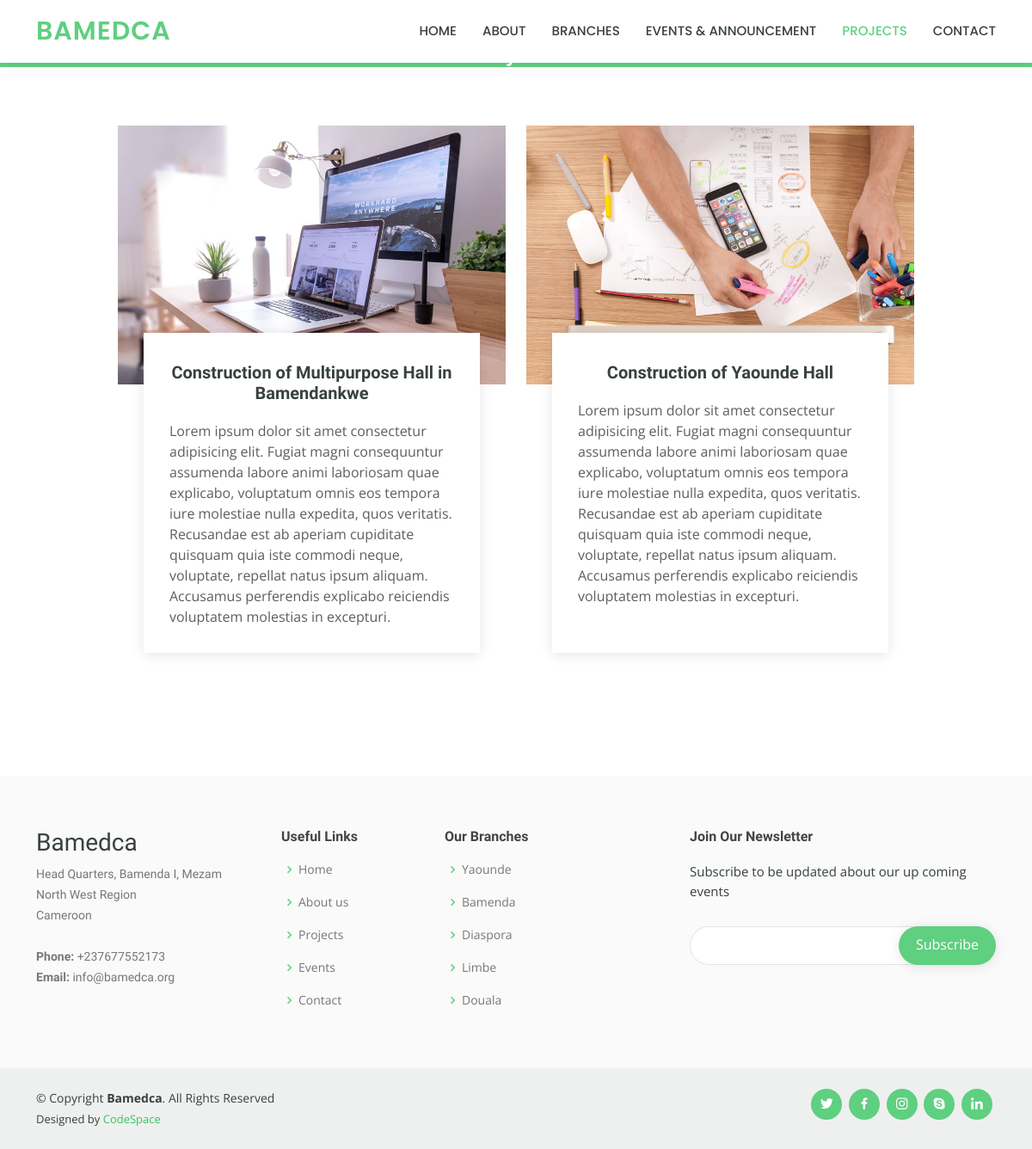
The app's page /projects/, older data.
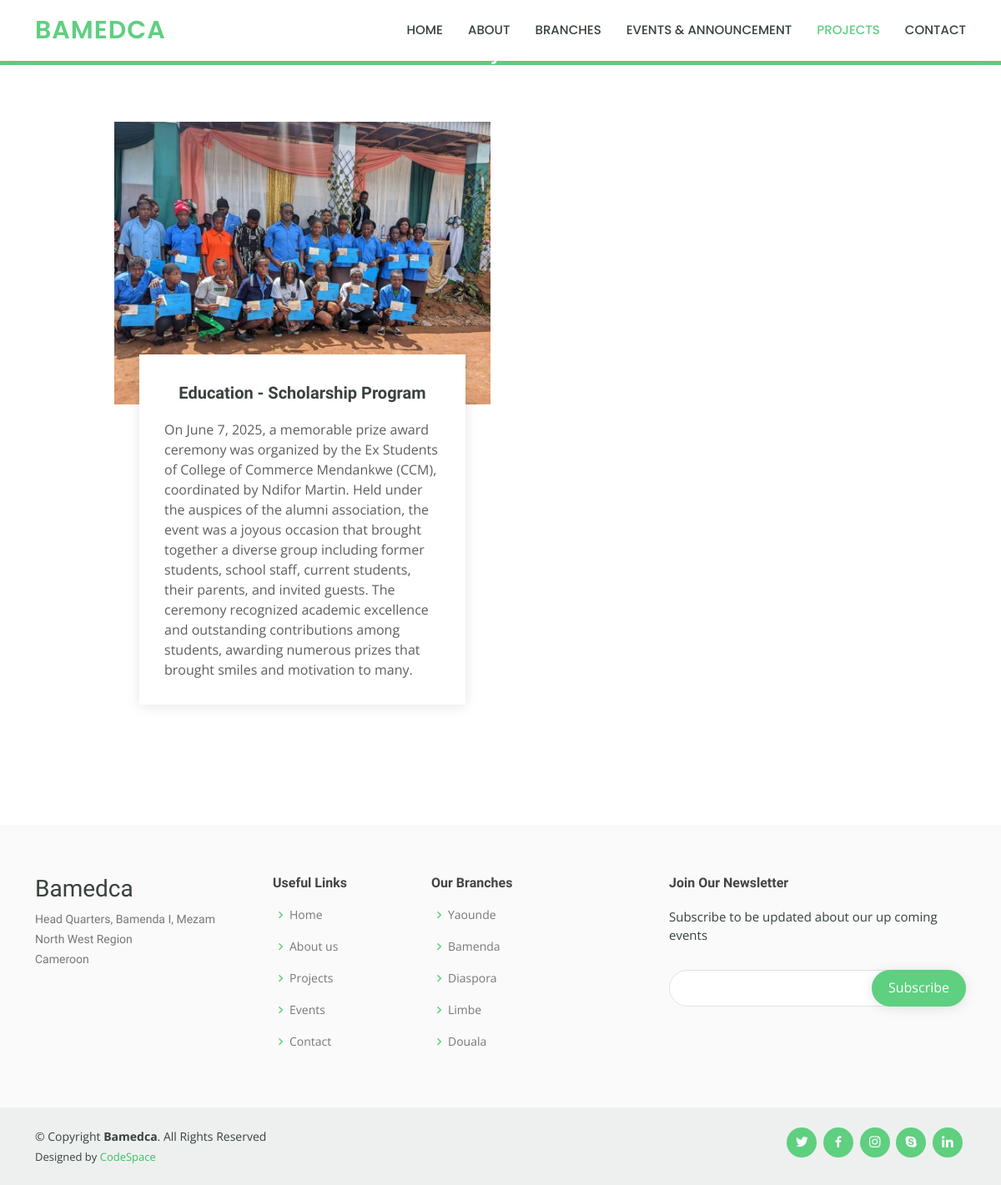
The same page, newer data.
### bamedcacontent/models.py (models this page shows, shortened)
class ProjectModel(models.Model):
    title = models.CharField(max_length=100)
    description = models.TextField(max_length=1000)
    paragraph1 = models.TextField(max_length=1000)
    paragraph2 = models.TextField(max_length=1000)
    paragraph3 = models.TextField(max_length=1000)
    image = models.ImageField(upload_to='projects')

class ContactModel(models.Model):
    phone = models.CharField(max_length=100, default='')
    email = models.CharField(max_length=100, default='')

### bamedcacontent/views.py (the view)
# urls.py: path('projects/', views.projects, name='projects'),
def projects(request):
    projects = ProjectModel.objects.all()
    contact=ContactModel.objects.all()
    context={
        'contact':contact,
        'projects':projects
    }
    return render(request, 'projects.html',context=context)

### templates/projects.html (shortened to what this page needs)
{% extends 'base.html' %}
{% load static %}
{% block content %}
<body>
  <header id="header" class="fixed-top">
    <div class="container d-flex align-items-center">
      <h1 class="logo me-auto"><a href="{% url 'home' %}">BAMEDCA</a></h1>
      <nav id="navbar" class="navbar order-last order-lg-0">
        <ul>
          <li><a href="{% url 'home' %}">Home</a></li>
          <li><a href="{% url 'about' %}">About</a></li>
          <li><a href="{% url 'branch' %}">Branches</a></li>
          <li><a href="{% url 'events' %}">Events & Announcement</a></li>
          <li><a class="active" href="{% url 'projects' %}">Projects</a></li>
          <li><a href="{% url 'contact' %}">Contact</a></li>
        </ul>
      </nav>
    </div>
  </header>
  <main id="main">
    <div class="breadcrumbs" data-aos="fade-in">
      <div class="container">
        <h2>Projects</h2>
      </div>
    </div>
<section id="projects" class="projects">
  <div class="container" data-aos="fade-up">
    <div class="row justify-content-center">
      <div class="col-md-10">
        <div class="row">
          {% for projects in projects %}
          <div class="col-md-6 d-flex align-items-stretch mb-4">
            <div class="card w-100">
              <div class="card-img">
                <img src="{{ projects.image.url }}" alt="..." class="img-fluid">
              </div>
              <div class="card-body">
                <h5 class="card-title">
                  <a href="{% url 'project-details' ID=projects.id %}">
                    {{ projects.title }}
                  </a>
                </h5>
                <p class="card-text">{{ projects.description }}</p>
              </div>
            </div>
          </div>
          {% endfor %}
        </div>
      </div>
    </div>
  </div>
</section>
  </main>
  {% endblock content %}

### templates/base.html (shortened to what this page needs)
{% load static %}
<!DOCTYPE html>
<html lang="en">
<head>
  <link href="{% static 'assets/vendor/animate.css/animate.min.css' %}" rel="stylesheet">
  <link href="{% static 'assets/vendor/aos/aos.css' %}" rel="stylesheet">
  <link href="{% static 'assets/vendor/bootstrap/css/bootstrap.min.css' %}" rel="stylesheet">
  <link href="{% static 'assets/vendor/bootstrap-icons/bootstrap-icons.css' %}" rel="stylesheet">
  <link href="{% static 'assets/vendor/boxicons/css/boxicons.min.css' %}" rel="stylesheet">
  <link href="{% static 'assets/vendor/remixicon/remixicon.css' %}" rel="stylesheet">
  <link href="{% static 'assets/vendor/swiper/swiper-bundle.min.css' %}" rel="stylesheet">
  <link href="{% static 'assets/css/style.css' %}" rel="stylesheet">
</head>
{% block content %}
{% endblock content %}
  <footer id="footer">
    <div class="footer-top">
      <div class="container">
        <div class="row">
          <div class="col-lg-3 col-md-6 footer-contact">
            <h3>Bamedca</h3>
            <p>
              Head Quarters, Bamenda I, Mezam <br>
              North West Region<br>
              Cameroon <br><br>
              {% for contact in contact %}
              <strong>Phone:</strong> {{contact.phone}}<br>
              <strong>Email:</strong> {{contact.email}}<br>
              {% endfor %}
            </p>
          </div>
          <div class="col-lg-2 col-md-6 footer-links">
            <h4>Useful Links</h4>
            <ul>
              <li><i class="bx bx-chevron-right"></i> <a href="{% url 'home' %}">Home</a></li>
              <li><i class="bx bx-chevron-right"></i> <a href="{% url 'about'  %}">About us</a></li>
              <li><i class="bx bx-chevron-right"></i> <a href="{% url 'projects'  %}">Projects</a></li>
              <li><i class="bx bx-chevron-right"></i> <a href="{% url 'events' %}">Events</a></li>
              <li><i class="bx bx-chevron-right"></i> <a href="{% url 'contact' %}">Contact</a></li>
            </ul>
          </div>
          <div class="col-lg-3 col-md-6 footer-links">
            <h4>Our Branches</h4>
            <ul>
              <li><i class="bx bx-chevron-right"></i> <a href="#">Yaounde</a></li>
              <li><i class="bx bx-chevron-right"></i> <a href="#">Bamenda</a></li>
              <li><i class="bx bx-chevron-right"></i> <a href="#">Diaspora</a></li>
              <li><i class="bx bx-chevron-right"></i> <a href="#">Limbe</a></li>
              <li><i class="bx bx-chevron-right"></i> <a href="#">Douala</a></li>
            </ul>
          </div>
          <div class="col-lg-4 col-md-6 footer-newsletter">
            <h4>Join Our Newsletter</h4>
            <p>Subscribe to be updated about our up coming events</p>
            <form action="" method="post">
              <input type="email" name="email"><input type="submit" value="Subscribe">
            </form>
          </div>
        </div>
      </div>
    </div>
    <div class="container d-md-flex py-4">
      <div class="me-md-auto text-center text-md-start">
        <div class="copyright">
          &copy; Copyright <strong><span>Bamedca</span></strong>. All Rights Reserved
        </div>
        <div class="credits">
          Designed by <a href="#">CodeSpace</a>
        </div>
      </div>
      <div class="social-links text-center text-md-right pt-3 pt-md-0">
        <a href="#" class="twitter"><i class="bx bxl-twitter"></i></a>
        <a href="#" class="facebook"><i class="bx bxl-facebook"></i></a>
        <a href="#" class="instagram"><i class="bx bxl-instagram"></i></a>
        <a href="#" class="google-plus"><i class="bx bxl-skype"></i></a>
        <a href="#" class="linkedin"><i class="bx bxl-linkedin"></i></a>
      </div>
    </div>
  </footer>
</body>
</html>

Row changes from the older to the newer data that the page shows:
removed ProjectModel: image (picture), title "Construction of Multipurpose Hall in Bamendankwe", description "Lorem ipsum dolor sit amet consectetur adipisicing elit. Fugiat magni consequuntur assumenda labore animi laboriosam quae explicabo, voluptatum omnis eos tempora iure molestiae nulla expedita, quos veritatis. Recusandae est ab aperiam cupiditate quisquam quia iste commodi neque, voluptate, repellat natus ipsum aliquam. Accusamus perferendis explicabo reiciendis voluptatem molestias in excepturi."
removed ProjectModel: image (picture), title "Construction of Yaounde Hall", description "Lorem ipsum dolor sit amet consectetur adipisicing elit. Fugiat magni consequuntur assumenda labore animi laboriosam quae explicabo, voluptatum omnis eos tempora iure molestiae nulla expedita, quos veritatis. Recusandae est ab aperiam cupiditate quisquam quia iste commodi neque, voluptate, repellat natus ipsum aliquam. Accusamus perferendis explicabo reiciendis voluptatem molestias in excepturi."
removed ContactModel: phone "+237677552173", email "info@bamedca.org"
added ProjectModel: image (picture), title "Education - Scholarship Program", description "On June 7, 2025, a memorable prize award ceremony was organized by the Ex Students of College of Commerce Mendankwe (CCM), coordinated by Ndifor Martin. Held under the auspices of the alumni association, the event was a joyous occasion that brought together a diverse group including former students, school staff, current students, their parents, and invited guests. The ceremony recognized academic excellence and outstanding contributions among students, awarding numerous prizes that brought smiles and motivation to many."
